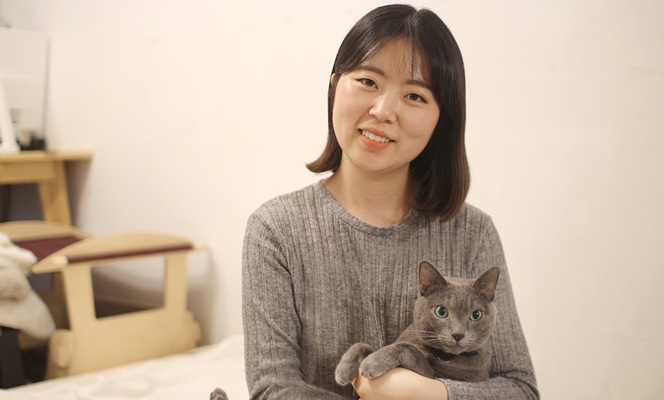
#> input picture sia/cctv/yolo/test.jpg, 664 x 400 px
$ jupyter execute --allow-errors yolo_test.ipynb
#> lines starting #> are read from the running program, lines starting #| are printed output that depends on the picture
[cell 1]
import cv2
import numpy as np
from matplotlib import pyplot as plt

# cv2.__version__

#> (a cell that did not finish here is left out)

[cell 3]
img = cv2.imread("test.jpg")
#> img is the input picture: shape (400, 664, 3); mean B, G, R 160.7, 178.4, 197.3
img = cv2.resize(img, None, fx=0.4, fy=0.4)
#> img: shape (160, 266, 3)
height, width, channels = img.shape
#> height = 160; width = 266; channels = 3

[cell 4]
# Detecting objects
blob = cv2.dnn.blobFromImage(img, 0.00392, (416, 416), (0, 0, 0), True, crop=False)
#> (the rest of this cell did not finish here and is left out)

[cell 5]
# 정보를 화면에 표시
class_ids = []
confidences = []
boxes = []
#> (the rest of this cell did not finish here and is left out)

[cell 6]
indexes = cv2.dnn.NMSBoxes(boxes, confidences, 0.5, 0.4)

[cell 7]
font = cv2.FONT_HERSHEY_PLAIN
for i in range(len(boxes)):
    if i in indexes:
        x, y, w, h = boxes[i]
        label = str(classes[class_ids[i]])
        color = colors[i]
        cv2.rectangle(img, (x, y), (x + w, y + h), color, 2)
        cv2.putText(img, label, (x, y + 30), font, 3, color, 3)
# cv2.imshow("Image", img)

b, g, r = cv2.split(img)
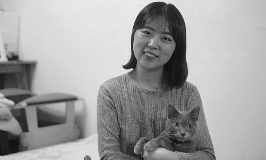
#> b: shape (160, 266); min 11, max 237, mean 160.7
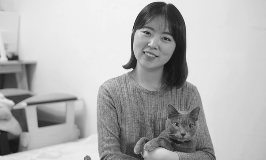
#> g: shape (160, 266); min 18, max 246, mean 178.4
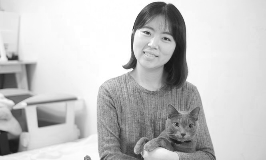
#> r: shape (160, 266); min 22, max 255, mean 197.3
Image2 = cv2.merge([r, g, b])
plt.imshow(Image2)

plt.xticks([])
plt.yticks([])
plt.show()

# cv2.waitKey(0)
# cv2.destroyAllWindows()
